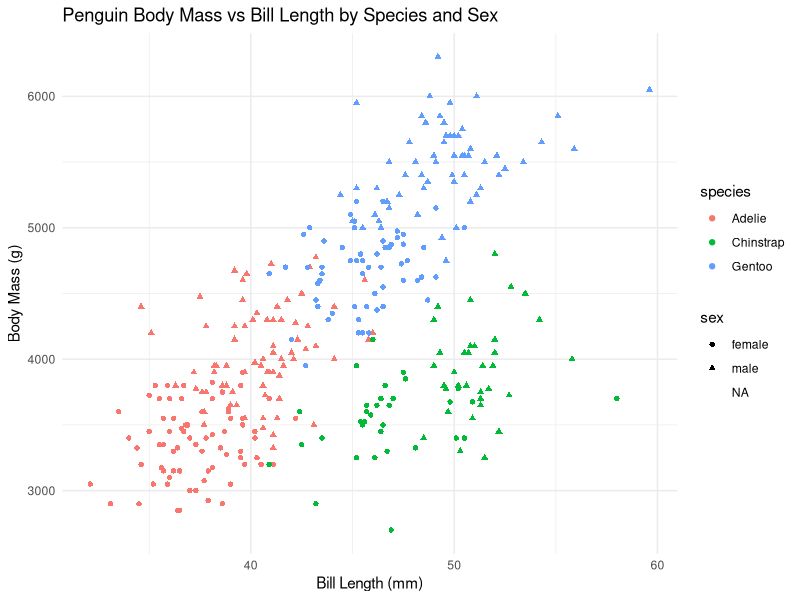

R code for this plot:
## ---- chunk 1
#| code-fold: true
#| warning: false
#| error: false
#| echo: true
#| results: "show"
library(ggplot2)
library(tidyverse)
## ---- chunk 2
#| code-fold: true
#| warning: false
#| error: false
#| echo: true
#| results: "show"
# Code to create the scatter plot
library(ggplot2)
library(palmerpenguins)

ggplot(penguins, aes(x = bill_length_mm, y = body_mass_g, color = species, shape = sex)) +
  geom_point() +
  labs(
    title = "Penguin Body Mass vs Bill Length by Species and Sex",
    x = "Bill Length (mm)",
    y = "Body Mass (g)"
  ) +
  theme_minimal()


